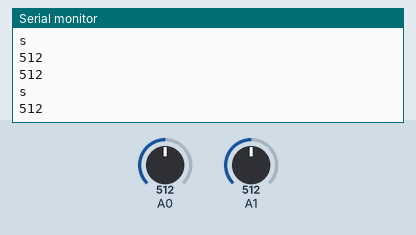
The sketch below on a simulated Arduino Uno, built with avr-gcc and run on an emulated ATmega328P. Parts: the last lines printed to the serial monitor. The test bench sets the inputs (shaded band); at power-on: A1 = 512, A0 = 512. No radio packets arrive unless stated.

Above: at 1.2 s.
1.3 s: A1 set to 490
At 2.1 s:
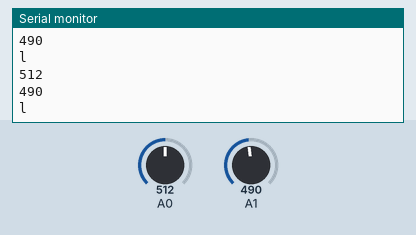
2.8 s: A1 set to 560
At 3.5 s:
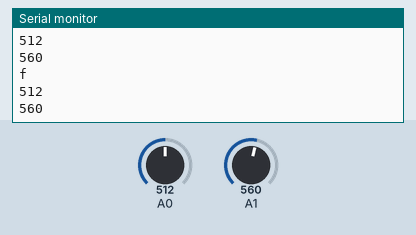
4.3 s: A0 set to 390
At 5.1 s:
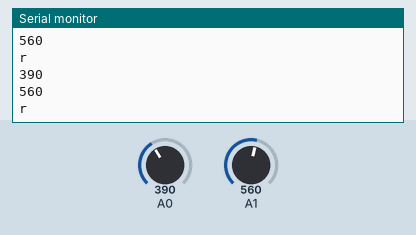
5.8 s: A0 set to 410
At 6.4 s:
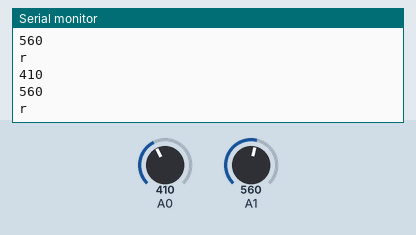
Timing chart, 0 to 8.3 s (numbered marks = the images above; inputs shaded):
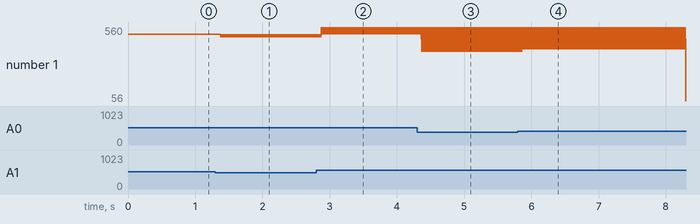

Measured:
- after the input at 1.3 s, the serial monitor: prints a new line after 0.08 s (image 1)
- after the input at 2.8 s, the serial monitor: prints a new line after 0.08 s (image 2)
- after the input at 4.3 s, the serial monitor: prints a new line after 0.07 s (image 3)
- after the input at 5.8 s, the serial monitor: prints a new line after 0.07 s (image 4)
- plotted number 1: 512 → 490 after the input at 1.3 s, 490 → 560 after the input at 2.8 s

The sketch:

NRF24L01_transmitter.ino
```cpp
#include <SPI.h>
#include <nRF24L01.h>
#include <RF24.h>
RF24 radio(7, 8); // CE, CSN
const byte address[6] = "00001";
char msg = 's';
void setup() {
  radio.begin();
  radio.openWritingPipe(address);
  radio.setPALevel(RF24_PA_MIN);
  radio.stopListening();
  Serial.begin(9600);
  pinMode(A0,INPUT);
  pinMode(A1,INPUT);
}
void loop() {
  int x = analogRead(A0);
  int y = analogRead(A1);
  Serial.println(x);
  Serial.println(y);

  if(x<400&&y<500)
  msg='s';
  else if(x>500&&y>550)
  msg= 'f';
  else if(x>450&&y<500)
  msg = 'l';
  else if(x<400&&y>550)
  msg = 'r';
  Serial.println(msg);
  radio.write(&msg, sizeof(msg));
  //delay(1000);
}
```
